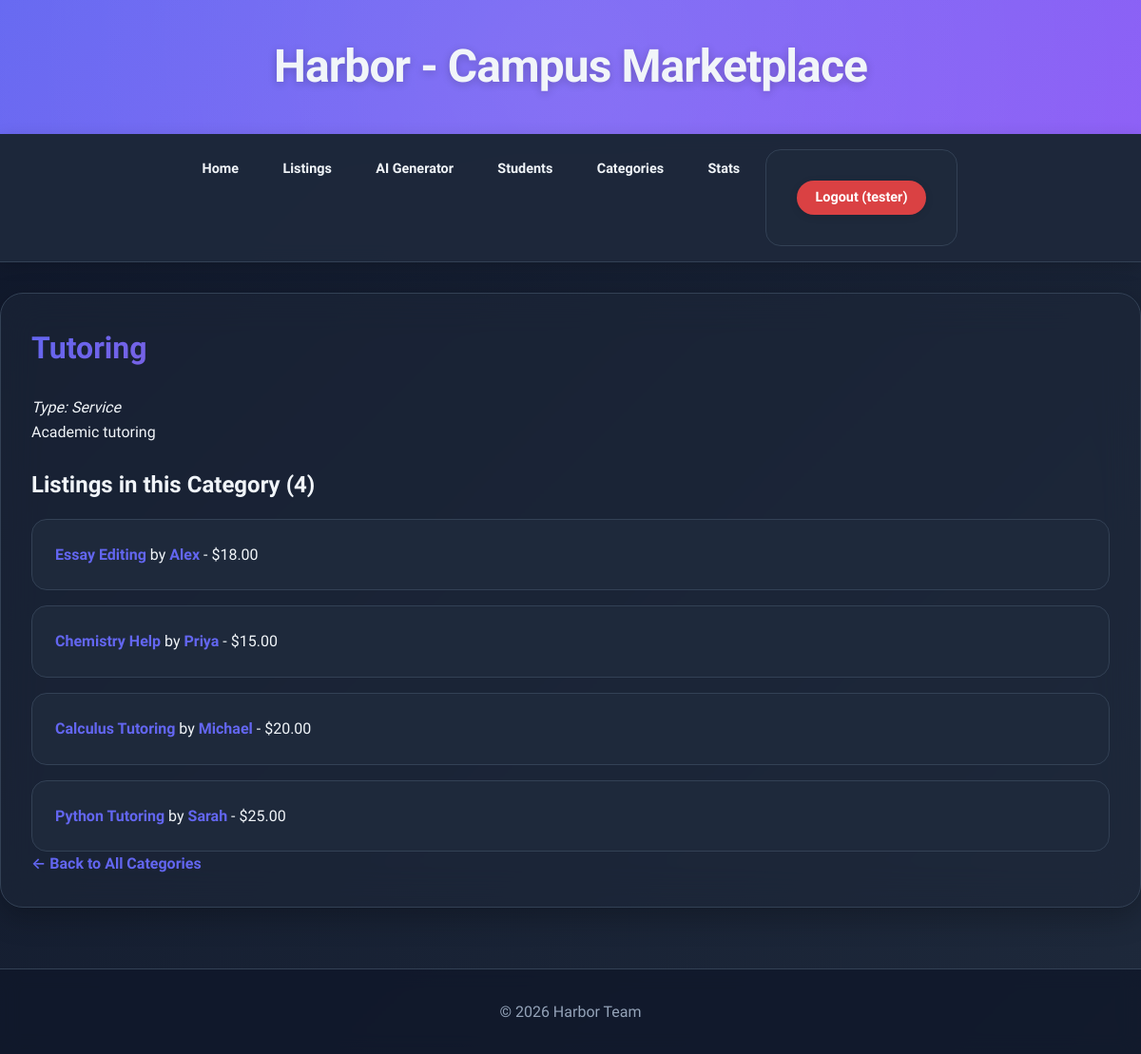
Screenshot of /categories/1/ (signed in) with the database file from the repository.
### listings/models.py (models this page shows, shortened)
class Category(models.Model):
    CATEGORY_TYPES = [
        ('SERVICE', 'Service'),
        ('FUNDRAISER', 'Fundraiser'),
        ('SELLER', 'Seller'),
    ]
    name = models.CharField(max_length=100)
    category_type = models.CharField(max_length=20, choices=CATEGORY_TYPES)
    description = models.TextField(max_length=300, blank=True)
    class Meta:
        ordering = ['name']
        verbose_name_plural = 'Categories'
        constraints = [
            models.UniqueConstraint(
                fields=['name', 'category_type'],
                name='unique_category_name_per_type'
            )
        ]

class Listing(models.Model):
    PAYMENT_METHODS = [
        ('VENMO', 'Venmo'),
        ('CASH', 'Cash'),
        ('PAYPAL', 'PayPal'),
        ('ZELLE', 'Zelle'),
    ]
    seller = models.ForeignKey(
        Student,
        on_delete=models.CASCADE,
        related_name='listings'
    )
    category = models.ForeignKey(
        Category,
        on_delete=models.PROTECT,
        related_name='listings'
    )
    title = models.CharField(max_length=200)
    description = models.TextField(max_length=1000)
    price = models.DecimalField(
        max_digits=10,
        decimal_places=2,
        null=True,
        blank=True,
        help_text="Price in USD (leave blank for free/donations)"
    )
    contact_method = models.CharField(max_length=200)
    accepted_payment = models.CharField(
        max_length=20,
        choices=PAYMENT_METHODS,
        default='VENMO'
    )
    is_active = models.BooleanField(default=True)
    created_at = models.DateTimeField(auto_now_add=True)
    updated_at = models.DateTimeField(auto_now=True)
    class Meta:
        ordering = ['-created_at']
        constraints = [
            models.UniqueConstraint(
                fields=['seller', 'title'],
                name='unique_listing_per_seller'
            )
        ]
    def get_absolute_url(self):
        from django.urls import reverse
        return reverse('listing_detail', args=[str(self.id)])

class Student(models.Model):
    first_name = models.CharField(max_length=100)
    last_name = models.CharField(max_length=100)
    university_email = models.EmailField(
        unique=True,
        validators=[EmailValidator()],
        help_text="Must be a valid .edu email address"
    )
    phone_number = models.CharField(max_length=15, blank=True)
    bio = models.TextField(max_length=500, blank=True)
    is_verified = models.BooleanField(default=False)
    created_at = models.DateTimeField(auto_now_add=True)
    updated_at = models.DateTimeField(auto_now=True)
    class Meta:
        ordering = ['-created_at']
        constraints = [
            models.UniqueConstraint(
                fields=['university_email'],
                name='unique_student_email'
            )
        ]
    def get_absolute_url(self):
        from django.urls import reverse
        return reverse('student_detail', args=[str(self.id)])

### listings/views.py (the view)
# urls.py: path('categories/<int:pk>/', login_required(CategoryDetailView.as_view()), name='category_detail'),
class CategoryDetailView(DetailView):
    model = Category
    template_name = 'listings/category_detail.html'
    context_object_name = 'category'
    def get_context_data(self, **kwargs):
        context = super().get_context_data(**kwargs)
        context['category_listings'] = self.object.listings.filter(is_active=True)
        return context

### listings/templates/listings/category_detail.html (shortened to what this page needs)
{% extends "base.html" %}
{% block content %}
    <h2>{{ category.name }}</h2>
    <p><em>Type: {{ category.get_category_type_display }}</em></p>
    {% if category.description %}
    <p>{{ category.description }}</p>
    {% endif %}
    <h3>Listings in this Category ({{ category_listings.count }})</h3>
    <ul>
    {% for listing in category_listings %}
        <li>
            <a href="{{ listing.get_absolute_url }}">{{ listing.title }}</a>
            by <a href="{{ listing.seller.get_absolute_url }}">{{ listing.seller.first_name }}</a>
            - ${{ listing.price|default:"Free" }}
        </li>
    {% empty %}
        <li>No listings in this category yet.</li>
    {% endfor %}
    </ul>
    <p><a href="{% url 'category_list' %}">&larr; Back to All Categories</a></p>
{% endblock %}

### listings/templates/base.html (shortened to what this page needs)
{% load static %}
<!DOCTYPE html>
<html lang="en">
<head>
    <link rel="stylesheet" href="{% static 'listings/css/styles.css' %}">
</head>
<body>
    <header class="header">
        <h1>Harbor - Campus Marketplace</h1>
    </header>
<nav class="navbar">
    <a href="{% url 'home' %}">Home</a>
    {% if user.is_authenticated %}
        <a href="{% url 'listing_list' %}">Listings</a>
        <a href="{% url 'create_local_ai' %}"> AI Generator</a>
        <a href="{% url 'student_list' %}">Students</a>
        <a href="{% url 'category_list' %}">Categories</a>
        <a href="{% url 'aggregation_stats' %}">Stats</a>
        <form method="post" action="{% url 'account_logout' %}" style="display: inline; margin: 0;">
            <button type="submit" style="background: rgba(239, 68, 68, 0.9); padding: 0.6rem 1.2rem; border-radius: 50px; border: none; color: white; font-weight: 600; cursor: pointer; font-size: 0.9rem; transition: all 0.3s ease;">
                Logout ({{ user.username }})
            </button>
        </form>
    {% else %}
        <a href="{% url 'account_login' %}">Login</a>
        <a href="{% url 'account_signup' %}">Sign Up</a>
    {% endif %}
</nav>
    <main class="container">
        {% block content %}
        {% endblock %}
    </main>
    <footer class="footer">
        <p>&copy; 2026 Harbor Team</p>
    </footer>
</body>
</html>

### listings/static/listings/css/styles.css (style rules this page uses)
:root { --primary: #6366f1; --primary-dark: #4f46e5; --secondary: #ec4899; --accent: #8b5cf6; --success: #10b981; --warning: #f59e0b; --bg-main: #0f172a; --bg-card: #1e293b; --bg-hover: #334155; --text-primary: #f1f5f9; --text-secondary: #94a3b8; --border: #334155; --shadow-sm: 0 2px 8px rgba(0, 0, 0, 0.1); --shadow-md: 0 4px 16px rgba(0, 0, 0, 0.15); --shadow-lg: 0 10px 30px rgba(0, 0, 0, 0.25); --glow: 0 0 20px rgba(99, 102, 241, 0.3); }
* { margin: 0; padding: 0; box-sizing: border-box; }
body { font-family: 'Plus Jakarta Sans', -apple-system, BlinkMacSystemFont, 'Segoe UI', sans-serif; background: linear-gradient(135deg, #0f172a 0%, #1e293b 100%); color: var(--text-primary); line-height: 1.6; min-height: 100vh; }
.header { background: linear-gradient(135deg, var(--primary) 0%, var(--accent) 100%); padding: 2rem; text-align: center; position: relative; overflow: hidden; box-shadow: var(--shadow-lg); }
.header::before { content: ''; position: absolute; top: -50%; right: -50%; width: 200%; height: 200%; background: radial-gradient(circle, rgba(255,255,255,0.1) 0%, transparent 70%); animation: rotate 20s linear infinite; }
.header h1 { font-size: clamp(1.8rem, 4vw, 3rem); font-weight: 800; letter-spacing: -0.02em; position: relative; z-index: 1; text-shadow: 0 2px 10px rgba(0, 0, 0, 0.2); }
.navbar { background: rgba(30, 41, 59, 0.95); backdrop-filter: blur(10px); padding: 1rem 2rem; display: flex; justify-content: center; gap: 0.5rem; flex-wrap: wrap; position: sticky; top: 0; z-index: 100; border-bottom: 1px solid var(--border); box-shadow: var(--shadow-md); }
.navbar a { color: var(--text-primary); text-decoration: none; padding: 0.6rem 1.2rem; border-radius: 50px; transition: all 0.3s cubic-bezier(0.4, 0, 0.2, 1); font-weight: 600; font-size: 0.9rem; position: relative; overflow: hidden; }
.navbar a::before { content: ''; position: absolute; top: 0; left: 0; width: 100%; height: 100%; background: linear-gradient(135deg, var(--primary), var(--accent)); transform: scaleX(0); transform-origin: right; transition: transform 0.3s ease; z-index: -1; border-radius: 50px; }
.container { max-width: 1200px; margin: 2rem auto; padding: 2rem; background: rgba(30, 41, 59, 0.5); backdrop-filter: blur(20px); border-radius: 24px; box-shadow: var(--shadow-lg); border: 1px solid var(--border); }
h2 { font-size: 2rem; font-weight: 700; margin-bottom: 1.5rem; background: linear-gradient(135deg, var(--primary), var(--secondary)); -webkit-background-clip: text; -webkit-text-fill-color: transparent; background-clip: text; }
h3 { font-size: 1.5rem; font-weight: 600; margin: 1.5rem 0 1rem; color: var(--text-primary); }
ul { list-style: none; display: grid; gap: 1rem; }
li { background: var(--bg-card); padding: 1.5rem; border-radius: 16px; border: 1px solid var(--border); transition: all 0.3s ease; position: relative; overflow: hidden; }
li::before { content: ''; position: absolute; top: 0; left: 0; width: 4px; height: 100%; background: linear-gradient(180deg, var(--primary), var(--accent)); transform: scaleY(0); transition: transform 0.3s ease; }
a { color: var(--primary); text-decoration: none; font-weight: 600; transition: all 0.2s ease; position: relative; }
form { background: var(--bg-card); padding: 2rem; border-radius: 16px; margin: 2rem 0; border: 1px solid var(--border); }
button, .btn { background: linear-gradient(135deg, var(--primary), var(--accent)); color: white; padding: 0.8rem 2rem; border: none; border-radius: 12px; cursor: pointer; font-weight: 700; font-size: 1rem; transition: all 0.3s ease; box-shadow: var(--shadow-sm); font-family: inherit; }
.footer { background: rgba(15, 23, 42, 0.8); backdrop-filter: blur(10px); color: var(--text-secondary); text-align: center; padding: 2rem; margin-top: 4rem; border-top: 1px solid var(--border); }

### rows the page displays
Category: name "Tutoring", category_type "Service", description "Academic tutoring"
Listing: title "Essay Editing", seller.first_name "Alex", price "18.00"
Listing: title "Chemistry Help", seller.first_name "Priya", price "15.00"
Listing: title "Calculus Tutoring", seller.first_name "Michael", price "20.00"
Listing: title "Python Tutoring", seller.first_name "Sarah", price "25.00"

### other values shown
{{ user.username }} "tester"
{{ category_listings.count }} "4"
